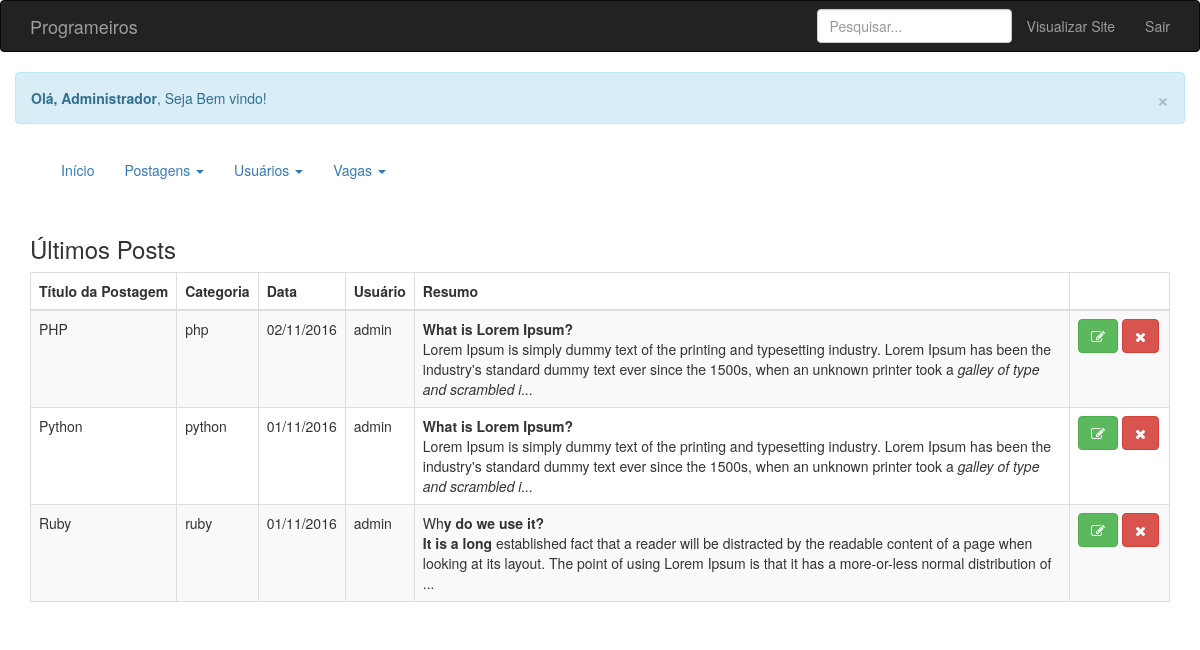
The page /admin/postagens.php (signed in) on the database as committed earlier.
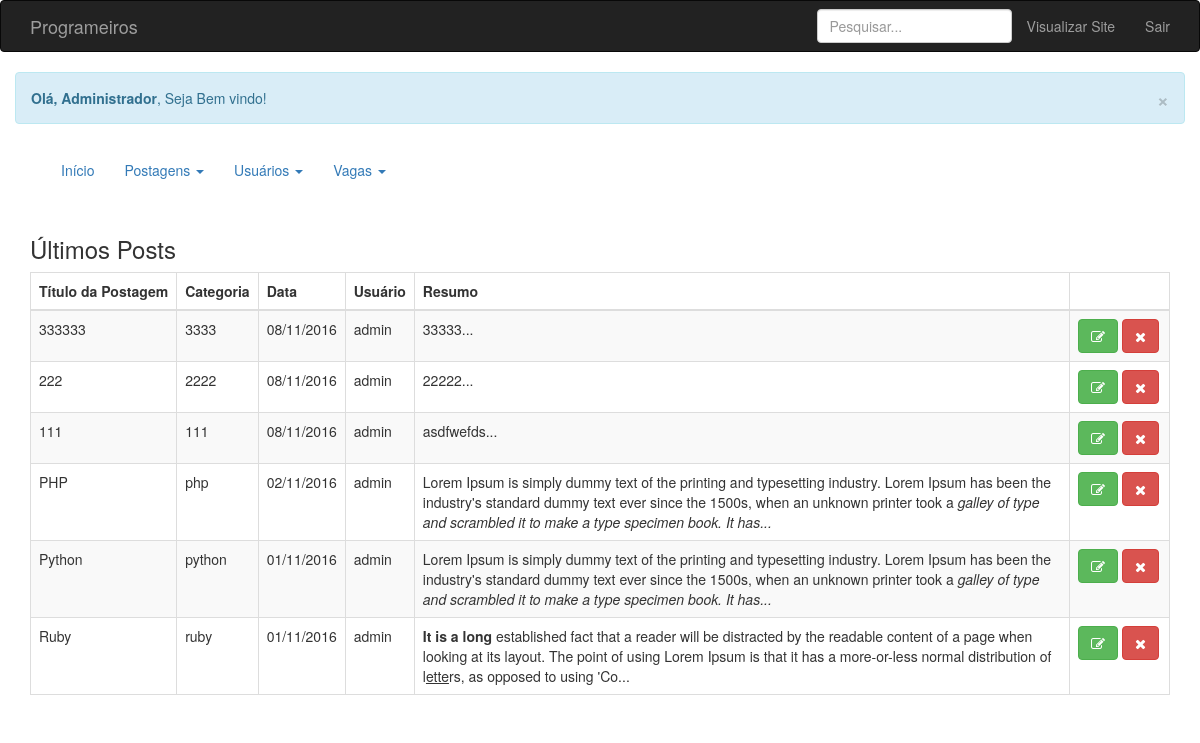
The same page on the database as committed later.
### tables this page shows
CREATE TABLE IF NOT EXISTS `tb_postagens` (
`id` int(11) NOT NULL,
  `titulo` varchar(255) NOT NULL,
  `conteudo` text NOT NULL,
  `categoria` varchar(55) NOT NULL,
  `imagem` varchar(255) NOT NULL,
  `data` date NOT NULL,
  `hora` time NOT NULL,
  `usuario` varchar(255) NOT NULL
);

### admin/postagens.php (the view, shortened to what this page needs)
<?php
include('includes/navbar.php');
 ?>
</div>
      <div class="widget widget-table action-table">
        <div class="widget-header"> <i class="icon-th-list"></i>
          <h3>Últimos Posts</h3>
        </div>
        <div class="widget-content">
          <table class="table table-striped table-bordered">
            <thead>
              <tr>
                <th style="white-space: nowrap;"> Título da Postagem </th>
                <th style="white-space: nowrap;"> Categoria </th>
                <th style="white-space: nowrap;"> Data</th>
                <th style="white-space: nowrap;"> Usuário</th>
                <th> Resumo</th>
                <th class="td-actions"> </th>
              </tr>
            </thead>
            <tbody>
            <?php
            if(isset($pg)) {
                $pg = $_GET['pg'];
            } else {
                $pg = 1;
            }
            if(isset($_POST['busca'])) {
                $quantidade = 1000;
            } else {
                $quantidade = 6;
            }
            $inicio = ($pg * $quantidade) - $quantidade;
            if(isset($_POST['busca'])) {
                $busca = $_POST['busca'];
                $query = "SELECT * FROM tb_postagens WHERE titulo LIKE '%$busca%' OR conteudo LIKE '%$busca%' ORDER BY id DESC LIMIT $inicio, $quantidade";
            } else {
                $query = "SELECT * FROM tb_postagens ORDER BY id DESC LIMIT $inicio, $quantidade";
            }
            try {
                $result = $PDO->prepare($query);
                $result->execute();
                $contar = $result->rowCount();
                if($contar>0) {
                    while ($postagem = $result->fetch(PDO::FETCH_ASSOC)): ?>
                    <tr>
                      <td > <?= $postagem["titulo"]; ?> </td>
                      <td > <?= $postagem["categoria"]; ?> </td>
                      <td style="white-space: nowrap;"> <?= date('d/m/Y', strtotime($postagem["data"])); ?></td>
                      <td > <?= $postagem["usuario"]; ?> </td>
                      <td> <?= substr ($postagem["conteudo"],0,260); echo "..."; ?> </td>
                      <td class="td-actions"><a href="edita_post.php?id=<?= $postagem["id"]; ?>" class="btn btn-small btn-success"><i class="fa fa-pencil-square-o" aria-hidden="true"></i></a>
                      <a href="?delete=<?= $postagem["id"]; ?>" onClick='return confirm("Deseja realmente excluir esta postagem?")' class="btn btn-danger btn-small"><i class="fa fa-times" aria-hidden="true"></i></a></td>
                    </tr>
               <?php endwhile;
                } else {
                    echo "<tr>
                             <td colspan='7' style='text-align:center';> Não há postagens cadastradas! </td>
                          </tr>";
                }
            } catch(PDOException $e) {
                echo 'Erro:' . $e;
            }
            ?>
            </tbody>
          </table>
        </div>
      </div>
    </div>
<?php
include('includes/footer.php');
?>

Rows that differ between the two databases and show on the page:
added tb_postagens: titulo "333333", categoria "3333", data "08/11/2016", usuario "admin", conteudo "33333"
added tb_postagens: titulo "222", categoria "2222", data "08/11/2016", usuario "admin", conteudo "22222"
added tb_postagens: titulo "111", categoria "111", data "08/11/2016", usuario "admin", conteudo "asdfwefds"
changed tb_postagens "PHP": conteudo "What is Lorem Ipsum? Lorem Ipsum is simply dummy text of the printing and typesetting industry. Lorem Ipsum has been the industry's standard dummy text ever since the 1500s, when an unknown printer took a galley of type and scrambled i" → "Lorem Ipsum is simply dummy text of the printing and typesetting industry. Lorem Ipsum has been the industry's standard dummy text ever since the 1500s, when an unknown printer took a galley of type and scrambled it to make a type specimen book. It has"
changed tb_postagens "Python": conteudo "What is Lorem Ipsum? Lorem Ipsum is simply dummy text of the printing and typesetting industry. Lorem Ipsum has been the industry's standard dummy text ever since the 1500s, when an unknown printer took a galley of type and scrambled i" → "Lorem Ipsum is simply dummy text of the printing and typesetting industry. Lorem Ipsum has been the industry's standard dummy text ever since the 1500s, when an unknown printer took a galley of type and scrambled it to make a type specimen book. It has"
changed tb_postagens "Ruby": conteudo "Wh y do we use it? It is a long established fact that a reader will be distracted by the readable content of a page when looking at its layout. The point of using Lorem Ipsum is that it has a more-or-less normal distribution of" → "It is a long established fact that a reader will be distracted by the readable content of a page when looking at its layout. The point of using Lorem Ipsum is that it has a more-or-less normal distribution of l ette rs, as opposed to using 'Co"
